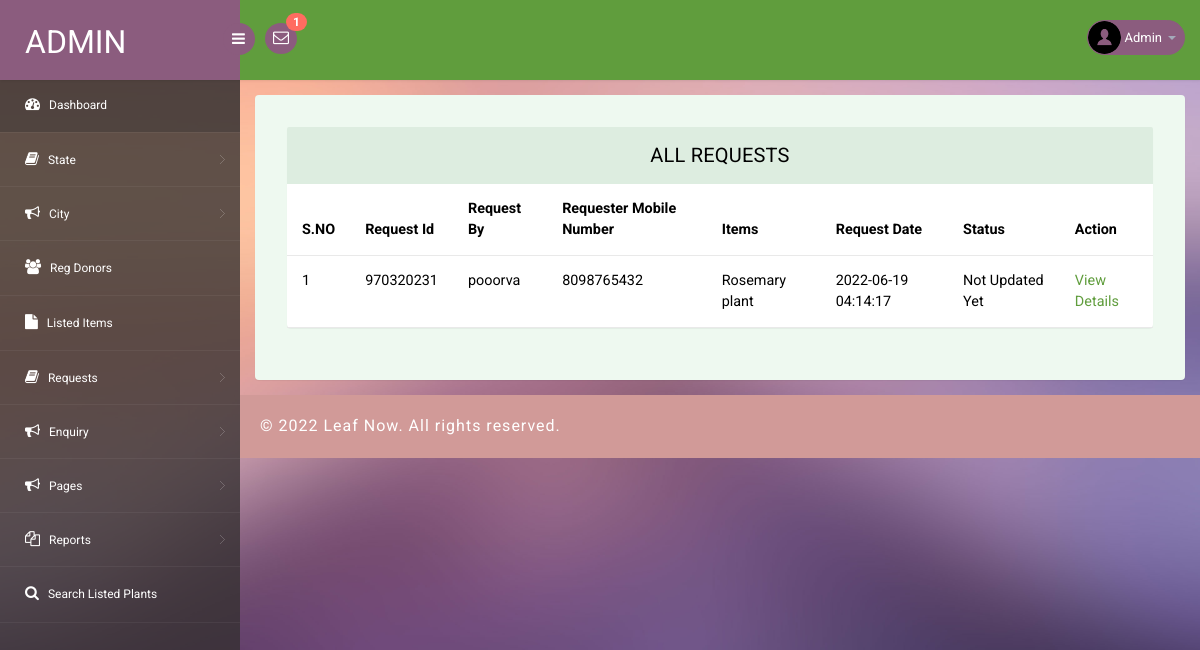
The app's page /fwms/admin/all-requests.php (signed in) with its own data.
### tables this page shows
CREATE TABLE `tblplantrequests` (
  `id` int(11) NOT NULL,
  `requestNumber` bigint(12) DEFAULT NULL,
  `plantId` int(1) DEFAULT NULL,
  `fullName` varchar(150) DEFAULT NULL,
  `mobileNumber` bigint(12) DEFAULT NULL,
  `message` mediumtext DEFAULT NULL,
  `requestDate` timestamp NULL DEFAULT current_timestamp(),
  `status` varchar(120) DEFAULT NULL,
  `donorRemark` mediumtext DEFAULT NULL,
  `requestCompletionDate` timestamp NULL DEFAULT NULL ON UPDATE current_timestamp()
);

CREATE TABLE `tblplant` (
  `ID` int(10) NOT NULL,
  `DonorID` int(10) DEFAULT NULL,
  `plantId` int(10) DEFAULT NULL,
  `plantItems` mediumtext DEFAULT NULL,
  `StateName` varchar(200) DEFAULT NULL,
  `CityName` varchar(200) DEFAULT NULL,
  `Description` mediumtext DEFAULT NULL,
  `PickupDate` varchar(200) DEFAULT NULL,
  `PickupAddress` mediumtext DEFAULT NULL,
  `ContactPerson` varchar(200) DEFAULT NULL,
  `CPMobNumber` bigint(10) DEFAULT NULL,
  `Image` varchar(200) DEFAULT NULL,
  `CreationDate` timestamp NULL DEFAULT current_timestamp(),
  `UpdationDate` timestamp NULL DEFAULT NULL ON UPDATE current_timestamp()
);

### fwms/admin/all-requests.php (the view, shortened to what this page needs)
<?php
include('includes/dbconnection.php');
if (strlen($_SESSION['pgasaid']==0)) {
  header('location:logout.php');
  } else{
?>
<!DOCTYPE html>
<head>
<link rel="stylesheet" href="css/bootstrap.min.css" >
<link href="css/style.css" rel='stylesheet' type='text/css' />
<link href="css/style-responsive.css" rel="stylesheet"/>
<link rel="stylesheet" href="css/font.css" type="text/css"/>
<link href="css/font-awesome.css" rel="stylesheet">
</head>
<body>
<section id="container">
<?php include_once('includes/header.php');?>
<?php include_once('includes/sidebar.php');?>
<section id="main-content">
	<section class="wrapper">
		<div class="table-agile-info">
 <div class="panel panel-default">
    <div class="panel-heading">
All Requests
    </div>
    <div>
      <table class="table" ui-jq="footable" ui-options='{
        "paging": {
          "enabled": true
        },
        "filtering": {
          "enabled": true
        },
        "sorting": {
          "enabled": true
        }}'>
        <thead>
          <tr>
            <th data-breakpoints="xs">S.NO</th>
            <th>Request Id</th>
            <th>Request By</th>
            <th>Requester Mobile Number</th>
            <th>Items</th>
            <th>Request Date</th>
            <th>Status</th>
            <th data-breakpoints="xs">Action</th>
          </tr>
        </thead>
        <tbody>
        <?php
$ret=mysqli_query($con,"select tblplantrequests.id as frid,tblplant.ID as plantid,tblplant.plantItems,tblplantrequests.requestNumber,tblplantrequests.fullName,tblplantrequests.mobileNumber,tblplantrequests.message,tblplantrequests.requestDate,tblplantrequests.status from
tblplantrequests
 join tblplant  on tblplant.ID=tblplantrequests.plantId ");
$cnt=1;
$count=mysqli_num_rows($ret);
if($count>0){
while ($row=mysqli_fetch_array($ret)) {
?>
          <tr data-expanded="true">
            <td><?php echo $cnt;?></td>
              <td><?php  echo $row['requestNumber'];?></td>
                  <td><?php  echo $row['fullName'];?></td>
                  <td><?php  echo $row['mobileNumber'];?></td>
                  <td><?php  echo $row['plantItems'];?></td>
                  <td><?php  echo $row['requestDate'];?></td>
                   <?php if($row['status']==""){ ?>
                     <td class="font-w600"><?php echo "Not Updated Yet"; ?></td>
                     <?php } else { ?>
                      <td><?php  echo $row['status'];?></td><?php } ?>
                  <td><a href="view-requestdetails.php?frid=<?php echo $row['frid'];?>">View Details</a></td>
                </tr>
                <?php
$cnt=$cnt+1;
}} else {?>
<tr>
  <td colspan="9" style="color:red">No Record Found</td>
</tr>
<?php } ?>
 </tbody>
            </table>
    </div>
  </div>
</div>
</section>
		 <?php include_once('includes/footer.php');?>
</section>
</section>
</body>
</html>
<?php }  ?>

### fwms/admin/includes/header.php (shortened to what this page needs)
<?php
include('includes/dbconnection.php');
?>
<header class="header fixed-top clearfix">
<div class="brand">
    <a href="dashboard.php" class="logo">
        Admin
    </a>
    <div class="sidebar-toggle-box">
        <div class="fa fa-bars"></div>
    </div>
</div>
<div class="nav notify-row" id="top_menu">
    <ul class="nav top-menu">
                <?php
$ret1=mysqli_query($con,"select tblplantrequests.id,fullName,requestNumber    from tblplantrequests
 join tblplant  on tblplant.ID=tblplantrequests.plantId
 where   (tblplantrequests.status is null || tblplantrequests.status='')");
$num=mysqli_num_rows($ret1);
?>
        <li id="header_inbox_bar" class="dropdown">
            <a data-toggle="dropdown" class="dropdown-toggle" href="#">
                <i class="fa fa-envelope-o"></i>
                <span class="badge bg-important"><?php echo $num;?></span>
            </a>
        </li>
    </ul>
</div>
<div class="top-nav clearfix">
    <ul class="nav pull-right top-menu">
        <li class="dropdown">
            <a data-toggle="dropdown" class="dropdown-toggle" href="#">
                <?php
$adid=$_SESSION['pgasaid'];
$ret=mysqli_query($con,"select AdminName from tbladmin where ID='$adid'");
$row=mysqli_fetch_array($ret);
$name=$row['AdminName'];
?>
                <img alt="" src="images/2.png">
                <span class="username"><?php echo $name; ?></span>
                <b class="caret"></b>
            </a>
        </li>
    </ul>
</div>
</header>

### fwms/admin/css/style.css (style rules this page uses)
ul, ol { margin: 0; }
html, body { font-family: 'Roboto', sans-serif; font-size: 100%; overflow-x: hidden; background: url(../images/bg.jpg) no-repeat 0px 0px; background-size: cover; }
body a { transition: 0.5s all ease; -webkit-transition: 0.5s all ease; -moz-transition: 0.5s all ease; -o-transition: 0.5s all ease; -ms-transition: 0.5s all ease; text-decoration: none; }
ul, label { margin: 0; padding: 0; }
#main-content { margin-left: 240px; -webkit-transition: all .3s ease-in-out; -moz-transition: all .3s ease-in-out; -o-transition: all .3s ease-in-out; transition: all .3s ease-in-out; }
.header { left: 0; right: 0; z-index: 1002; background: #609D3D; -webkit-transition: all .3s ease-in-out; -moz-transition: all .3s ease-in-out; -o-transition: all .3s ease-in-out; transition: all .3s ease-in-out; }
.fixed-top { position: fixed; box-shadow: 1px 0 3px rgba(0, 0, 0, .15); }
.wrapper { display: inline-block; margin-top: 80px; padding: 15px; width: 100%; }
.brand { background: #8b5c7e; float: left; width: 240px; height: 80px; position: relative; }
a.logo { font-size: 32px; color: #fff; float: left; margin: 20px 0 0 25px; text-transform: uppercase; }
#top_menu .nav>li, ul.top-menu>li { float: left; }
.notify-row { float: left; margin-top: 23px; margin-left: 25px; }
ul.top-menu { margin-right: 15px; margin-top: 0; }
ul.top-menu>li>a { color: #fff; font-size: 16px; background: #8b5c7e; padding: 4px 8px; margin-right: 15px; border-radius: 50%; -webkit-border-radius: 50%; padding-right: 8px !important; }
.notify-row .badge { position: absolute; right: -10px; top: -10px; z-index: 100; }
.top-nav { margin-top: 20px; }
.top-nav img { border-radius: 50%; -webkit-border-radius: 50%; width: 33px; }
.top-nav .username { font-size: 13px; color: #fff; }
.top-nav ul.top-menu>li>a { border-radius: 100px; -webkit-border-radius: 100px; padding: 0px; background: none; margin-right: 0; border: 1px solid #8b5c7e; background: #8b5c7e; }
.top-nav ul.top-menu>li { margin-left: 10px; }
.top-nav .nav .caret { border-bottom-color: #A4AABA; border-top-color: #A4AABA; }
.sidebar-toggle-box { float: left; margin-top: 23px; margin-left: -15px; background: #8b5c7e; border-radius: 50%; -webkit-border-radius: 50%; width: 32px; height: 32px; position: absolute; right: -15px; }
.sidebar-toggle-box .fa-bars { cursor: pointer; display: inline-block; font-size: 15px; padding: 8px 8px 8px 9px; color: #fff; }
.panel-heading { position: relative; height: 57px; line-height: 57px; letter-spacing: 0.2px; color: #000; font-size: 18px; font-weight: 400; padding: 0 16px; background: #ddede0; border-top-right-radius: 2px; border-top-left-radius: 2px; text-transform: uppercase; text-align: center; }
.panel { border: none ! important; }
.table>thead>tr>th { border-bottom: 1px solid #e1ab91 ! important; }
.table>tbody>tr>td, .table>tbody>tr>th, .table>tfoot>tr>td, .table>tfoot>tr>th, .table>thead>tr>td, .table>thead>tr>th { border-bottom: 1px solid #e9e9e9 ! important; }
.table>thead>tr>th, .table>tbody>tr>th, .table>tfoot>tr>th, .table>thead>tr>td, .table>tbody>tr>td, .table>tfoot>tr>td { border-top: none !important; }
.table td, .table>tbody>tr>td, .table>tbody>tr>th, .table>tfoot>tr>td, .table>tfoot>tr>th, .table>thead>tr>td, .table>thead>tr>th { padding: 15px !important; }
.table>thead>tr>th, .table>tbody>tr>th, .table>tfoot>tr>th, .table>thead>tr>td, .table>tbody>tr>td, .table>tfoot>tr>td { font-size: 0.9em; color: #000; border-top: none !important; }
.table-agile-info { background: #eef9f0; padding: 2em; border-radius: 4px; -webkit-box-shadow: 0 1px 1px rgba(0, 0, 0, .05); box-shadow: 0 1px 1px rgba(0, 0, 0, .05); }
.panel-default>.panel-heading { color: #000000 ! important; background-color: #ddede0 ! important; border-color: #ddede0 ! important; font-size: 20px; }
.badge.bg-important { background: #ff6c60; }

### records on screen
tblplantrequests: requestNumber "970320231", fullName "pooorva", mobileNumber "8098765432", plantId.plantItems "Rosemary plant", requestDate "2022-06-19 04:14:17", shows "Not Updated Yet"

### other values on screen
$num "1"
$name "Admin"
